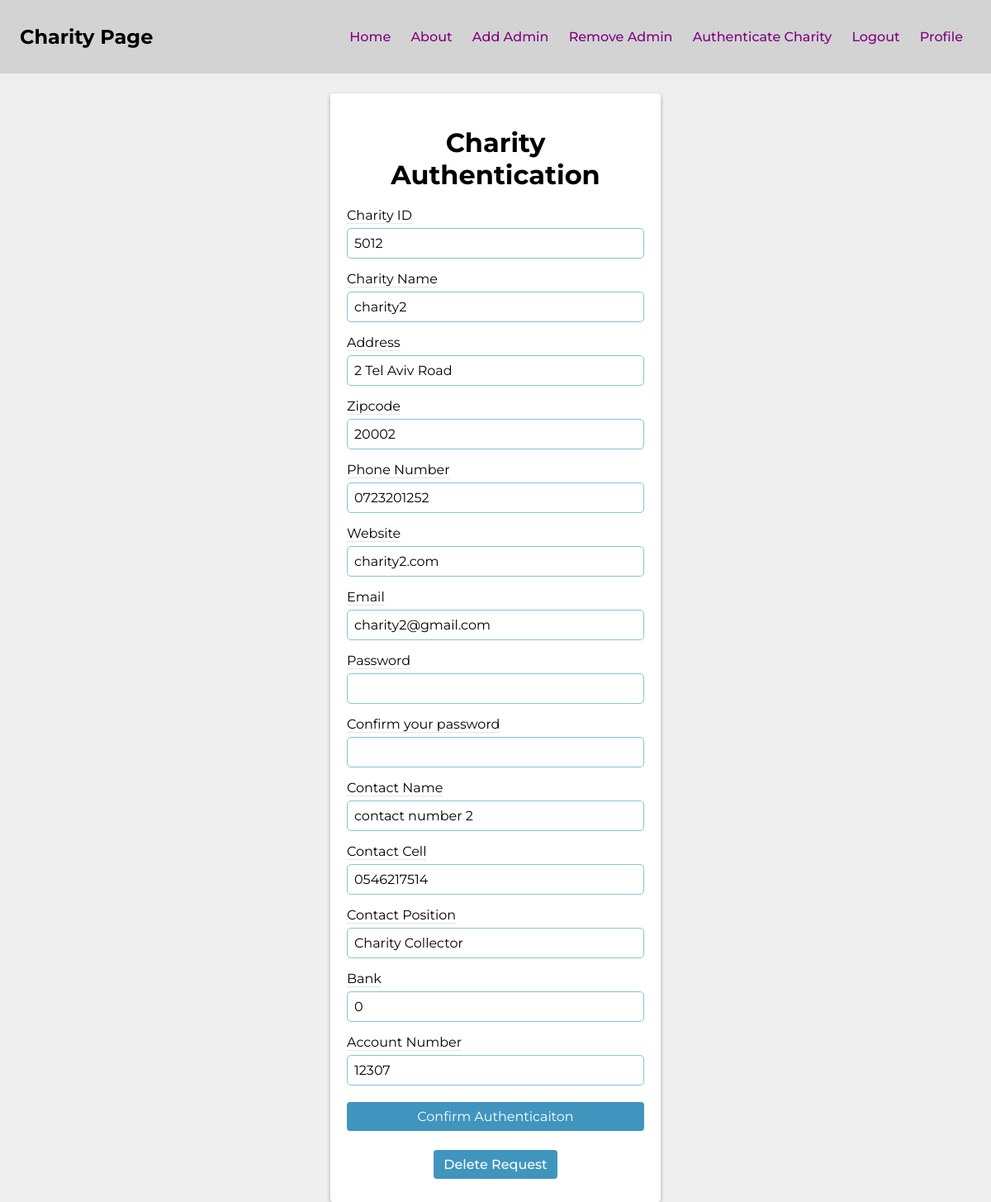
Page /organization/authentication_details/5012 (signed in) on the earlier database version.
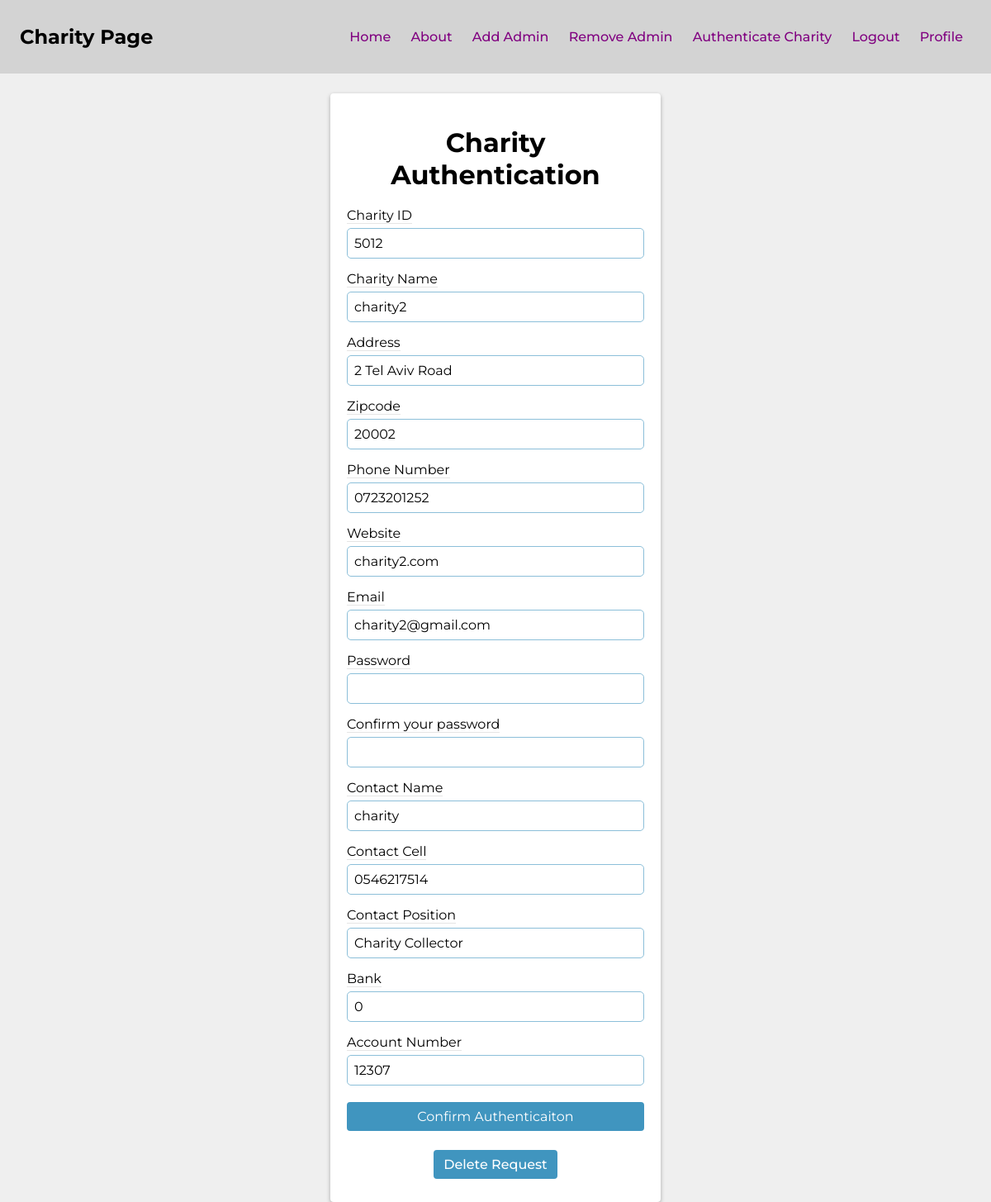
Same page on the later database version.
### app/models.py (models this page shows)
class Charity(db.Model, UserMixin):
    id               = Column(Integer, primary_key=True, autoincrement=False, unique=True)
    charity_name     = Column(String(64), nullable=False)
    address          = Column(String(64), nullable=False)
    zip_code         = Column(String(64), nullable=False)
    phone            = Column(String(64), nullable=False)
    website          = Column(String(64))
    email            = Column(String(64), nullable=False, unique=True)
    password         = Column(String(64), nullable=False)
    contact_name     = Column(String(64))
    contact_cell     = Column(String(64), unique=True)
    contact_position = Column(String(64))
    bank             = Column(String(64), nullable=False)
    account_number   = Column(String(64), nullable=False)
    balance          = Column(Float, default=0)
    home_page_text   = Column(String(200), default='')
    description      = Column(Text, default='')
    authenticated    = Column(Boolean, default=False)
    receipts         = db.relationship('Receipt', backref='charity', lazy='dynamic')
    pledges         = db.relationship('Pledge', backref='charity', lazy='dynamic')
    donations       = db.relationship('Donation', backref='charity', lazy='dynamic')

### app/organization/routes.py (the view, shortened to what this page needs)
@organization.route('/authentication_details/<charity_id>', methods=('GET', 'POST'))
@login_required
def authentication_details(charity_id):
    if current_user.admin == False:
        return redirect(url_for('main.home'))
    update_form = CharitySignUpForm()
    charity = Charity.query.filter_by(id=charity_id).first()
    return render_template('authentication_details.html',
                           charity=charity,
                           update_form=update_form)

### app/main/forms.py
class CharitySignUpForm(FlaskForm):
    id               = IntegerField('Charity ID', validators=[DataRequired(), NumberRange(min=5000)])
    charity_name     = StringField('Charity Name', validators=[DataRequired()])
    address          = StringField('Address', validators=[DataRequired()])
    zip_code         = StringField('Zipcode', validators=[DataRequired()])
    phone            = StringField('Phone Number', validators=[DataRequired()])
    website          = StringField('Website')
    email            = StringField('Email', validators=[DataRequired()])
    password         = PasswordField('Password', default=' ')
    confirm_password = PasswordField('Confirm your password', default=' ')
    contact_name     = StringField('Contact Name')
    contact_cell     = StringField('Contact Cell', validators=[DataRequired()])
    contact_position = StringField('Contact Position')
    bank             = StringField('Bank', validators=[DataRequired()])
    account_number   = StringField('Account Number', validators=[DataRequired()])
    submit           = SubmitField('Submit For Review')

### app/__init__.py (called while the page is built)
def create_app():
    app = Flask(__name__)
    app.config.from_object(Config)
    db.init_app(app)
    migrate.init_app(app,db)
    login_manager.init_app(app)
    mail.init_app(app)
    scheduler.init_app(app)
    scheduler.start()
    from app.models import Donor, Charity
    @login_manager.user_loader
    def load_user(user_id):
        donor = Donor.query.get(user_id)
        charity = Charity.query.get(user_id)
        if donor:
            return donor
        elif charity:
            return charity
        else:
            return None
    login_manager.login_view = 'main.login_donor'
    from app.donor import donor
    from app.organization import organization
    from app.main import main
    app.register_blueprint(main)
    app.register_blueprint(donor)
    app.register_blueprint(organization)
    return app

### app/organization/templates/authentication_details.html (shortened to what this page needs)
{% extends 'base.html' %}
{% block content %}
<div class="form-card">
    <div class="form-card-body">
        <h1>Charity Authentication</h1>
        <form method="post" enctype="multipart/form-data">
            {{ update_form.id.label }}
            {{ update_form.id(value=charity.id) }}
            {{ update_form.charity_name.label }}
            {{ update_form.charity_name(value=charity.charity_name) }}
            {{ update_form.address.label }}
            {{ update_form.address(value=charity.address) }}
            {{ update_form.zip_code.label }}
            {{ update_form.zip_code(value=charity.zip_code) }}
            {{ update_form.phone.label }}
            {{ update_form.phone(value=charity.phone) }}
            {{ update_form.website.label }}
            {{ update_form.website(value=charity.website) }}
            {{ update_form.email.label }}
            {{ update_form.email(value=charity.email) }}
            {{ update_form.password.label }}
            {{ update_form.password() }}
            {{ update_form.confirm_password.label }}
            {{ update_form.confirm_password() }}
            {{ update_form.contact_name.label }}
            {{ update_form.contact_name(value=charity.contact_name) }}
            {{ update_form.contact_cell.label }}
            {{ update_form.contact_cell(value=charity.contact_cell) }}
            {{ update_form.contact_position.label }}
            {{ update_form.contact_position(value=charity.contact_position) }}
            {{ update_form.bank.label }}
            {{ update_form.bank(value=charity.bank) }}
            {{ update_form.account_number.label }}
            {{ update_form.account_number(value=charity.account_number) }}
            {{ update_form.submit(class='btn-donate', value='Confirm Authenticaiton') }}
        </form>
        <div class="delete-request">
            <a class="btn-donate " href="{{ url_for('organization.delete_request', charity_id=charity.id) }}">Delete Request</a>
        </div>
    </div>
</div>
{% endblock content %}

### app/templates/base.html (shortened to what this page needs)
<!DOCTYPE html>
<html lang="en">
<head>
    <link rel="stylesheet" href="{{ url_for('static', filename='main.css') }}">
</head>
<body>
    <header>
        <h2>Charity Page</h2>
        <nav>
            <ul>
                <li><a href="{{ url_for('main.home') }}">Home</a></li>
                <li><a href="{{ url_for('main.about') }}">About</a></li>
                {% if current_user.id == 1 %}
                    <li><a href="{{ url_for('donor.add_admin') }}">Add Admin</a></li>
                    <li><a href="{{ url_for('donor.remove_admin') }}">Remove Admin</a></li>
                {% endif %}
                {% if current_user.admin == True %}
                    <li><a href="{{ url_for('donor.authenticate_charity') }}">Authenticate Charity</a></li>
                {% endif %}
                {% if current_user.is_authenticated %}
                    <li><a href="{{ url_for('main.logout') }}">Logout</a></li>
                    <li><a href="{{ url_for('donor.profile_page', donor_id=current_user.id) }}">Profile</a></li>
                {% else %}
                    <li><a href="{{ url_for('main.login_donor') }}">Login</a></li>
                    <li><a href="{{ url_for('main.signup_donor') }}">Sign Up</a></li>
                {% endif %}
            </ul>
        </nav>
    </header>
    {% block content %}{% endblock content %}
</body>
</html>

### app/static/main.css (style rules this page uses)
html { width: 100%; }
* { border:0; margin:0; padding: 0; box-sizing: border-box; font-family: "Montserrat", sans-serif; }
body { background: #EFEFEF; display: flex; flex-direction: column; align-items: center; justify-content: center; }
a { font-weight: 500; font-size: 16px; text-decoration: none; list-style: none; padding: 0px 10px; color: purple }
header { width: 100%; display: flex; justify-content: space-between; align-items: center; padding: 30px 2%; background-color: #D3D3D3; }
nav li { display: inline-block; }
.btn-donate { border:none; background: hsl(200, 50%, 50%); color: white; border-radius: .25em; padding: .5em .75em; cursor: pointer; }
.form-card { background: white; display: flex; flex-direction: column; justify-content: center; align-items: center; width: 100%; max-width: 400px; padding: 20px; height: auto; margin: 1.5rem auto; box-shadow: 0 2px 5px rgba(0, 0, 0, .3); border-radius: .25rem; }
.form-card-body h1 { text-align: center; margin: 20px 0; }
form { display: flex; flex-direction: column; }
form label { border-bottom: 1px solid rgba(0, 0, 0, .1); width: fit-content; }
input, select { border: 1px solid hsl(200, 50%, 70%); border-radius: 5px; padding: .5rem .5rem; font-size: 1rem; margin: 5px 0 15px; }
.delete-request { margin: .5rem 0; width: 100%; display: flex; justify-content: center; }

Differences in the rows shown:
changed Charity "charity2": contact_name "contact number 2" → "charity"
